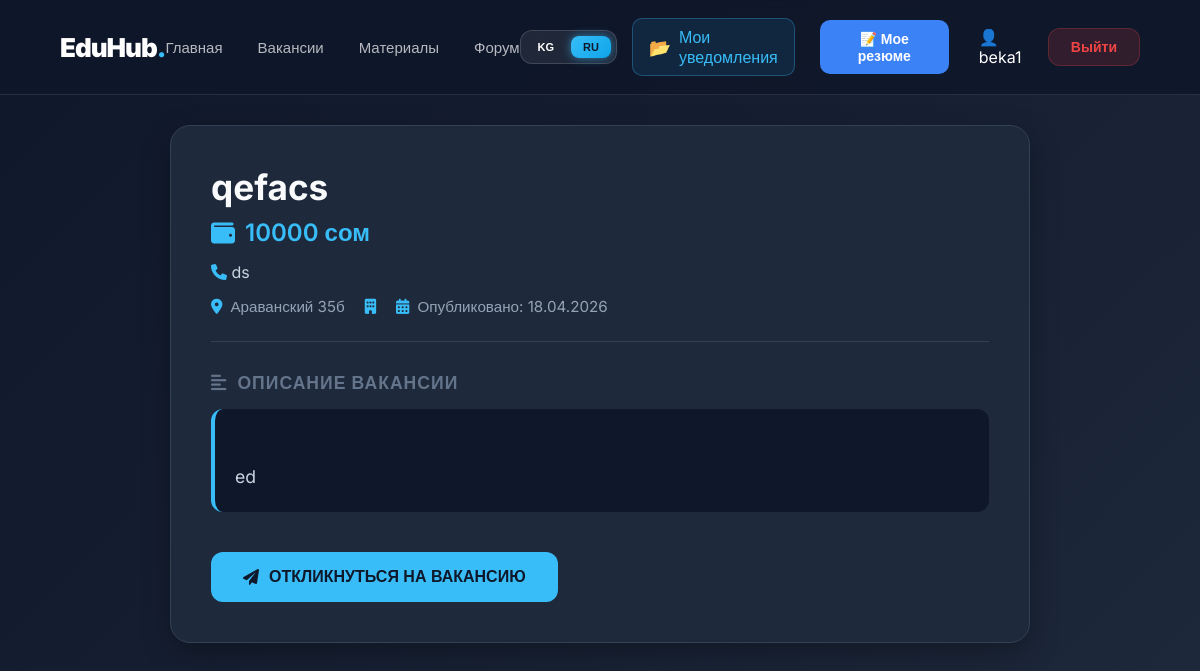
The app's page /ru/forms/vacancy/55/ (signed in) with its own data.
### users/models.py (models this page shows, shortened)
class CustomUser(AbstractUser):
    ROLE_CHOICES = (
        ('student', 'Студент'),
        ('employer', 'Работадатель'),
    )
    role = models.CharField(
        max_length=20,
        choices=ROLE_CHOICES,
        null=True,
        blank=True
    )
    university = models.CharField(max_length=255, blank=True, null=True)
    phone = models.CharField(max_length=20, blank=True, null=True)
    profile_picture = models.ImageField(upload_to='profile_pics/', blank=True, null=True)
    is_verified = models.BooleanField(default=False)
    is_blocked = models.BooleanField(default=False)
    verification_data = models.TextField(blank=True, null=True, verbose_name="Маалыматтар (ИНН/Компания)")

### jobs/models.py (models this page shows, shortened)
class Job(models.Model):
    JOB_TYPE = (
        ('Full-time', 'Полный рабочий день'),
        ('Part-time', 'Пол дня работы'),
        ('Internship', 'Стажировка'),
        ('Remote', 'Работайте удаленно'),
    )
    CATEGORY_CHOICES = [
        ('it', 'IT / Программирование'),
        ('marketing', 'Маркетинг'),
        ('admin', 'Администрация'),
        ('design', 'Дизайн '),
        ('other', 'Другие'),
    ]
    title = models.CharField(max_length=200, verbose_name="Должность")
    phone = models.CharField(validators=[phone_regex], max_length=15)
    company = models.CharField(max_length=100, verbose_name="Компания")
    location = models.CharField(max_length=100, verbose_name="Город/Местоположение")
    description = models.TextField(verbose_name="Информация о вакансии")
    job_type = models.CharField(max_length=20, choices=JOB_TYPE, default='Internship',verbose_name="Категория")
    salary = models.PositiveIntegerField(verbose_name="Зарплата (сом)")
    category = models.CharField(max_length=20, choices=CATEGORY_CHOICES, default='it', verbose_name="Категория")
    is_active = models.BooleanField(default=True)
    posted_by = models.ForeignKey(settings.AUTH_USER_MODEL, on_delete=models.CASCADE)
    created_at = models.DateTimeField(auto_now_add=True)

### forms/views.py (the view)
# urls.py: path('vacancy/<int:id>/', views.vacancy_detail, name='vacancy_detail'),
def vacancy_detail(request, id):
    vacancy = get_object_or_404(Job, id=id)
    user_resumes = []
    if request.user.is_authenticated and request.user.role == 'student':
        user_resumes = Resume.objects.filter(user=request.user)
    return render(request, 'forms/vacancy_detail.html', {
        'vacancy': vacancy,
        'user_resumes': user_resumes,
    })

### templates/forms/vacancy_detail.html (shortened to what this page needs)
{% extends 'base.html' %}
{% load i18n %}
{% block content %}
<link rel="stylesheet" href="https://cdnjs.cloudflare.com/ajax/libs/font-awesome/6.0.0/css/all.min.css">
<div class="vacancy-container">
    <div class="vacancy-card">
        <div class="job-header">
            <h1 class="job-title">{{ vacancy.title }}</h1>
            <div class="job-salary">
                <i class="fas fa-wallet"></i> {{ vacancy.salary }} {% trans "сом" %}
            </div>
            <div style="padding-top: 15px; color: #cbd5e1;">
                <i class="fa-solid fa-phone" style="color:#38bdf8;"></i> {{ vacancy.phone }}
            </div>
            <div class="meta-info">
                <div class="meta-item">
                    <i class="fas fa-map-marker-alt"></i> {{ vacancy.location }}
                </div>
                <div class="meta-item">
                    <i class="fas fa-building"></i> {{ vacancy.employer.username }}
                </div>
                <div class="meta-item">
                    <i class="fas fa-calendar-alt"></i> {% trans "Опубликовано:" %} {{ vacancy.created_at|date:"d.m.Y" }}
                </div>
            </div>
        </div>
        <div class="job-body">
            <div class="section-title">
                <i class="fas fa-align-left"></i> {% trans "Описание вакансии" %}
            </div>
            <div class="job-description">
                {{ vacancy.description }}
            </div>
        </div>
        <div style="margin-top: 40px;">
            {% if user.role == 'student' %}
                <button id="apply-btn" class="btn-main" onclick="checkResumeAndShow()">
                    <i class="fas fa-paper-plane"></i> {% trans "Откликнуться на вакансию" %}
                </button>
            {% endif %}
        </div>
    </div>
</div>
{% endblock %}

### templates/base.html (shortened to what this page needs)
    <!DOCTYPE html>
    <html lang="ru">
    <head>
    </head>
    <body>
    {% load i18n %}
    <nav class="navbar">
        <div style="display: flex; align-items: center; gap: 20px;">
            <a href="/" class="logo">EduHub<span>.</span></a>
        </div>
        <div class="nav-links">
            <a href="{% url 'home' %}">{% trans "Главная" %}</a>
            <a href="{% url 'vacancy_list' %}">{% trans "Вакансии" %}</a>
            <a href="{% url 'material_list' %}">{% trans "Материалы" %}</a>
            <a href="{% url 'question_list' %}">{% trans "Форум" %}</a>
        </div>
       <div class="user-area">
         <div class="language-switcher">
    <form action="{% url 'set_language' %}" method="post" style="display: flex; gap: 5px; margin: 0;">
        {% get_current_language as LANGUAGE_CODE %}
        <button type="submit" name="language" value="ky"
            class="lang-btn {% if LANGUAGE_CODE == 'ky' %}active{% endif %}">
            KG
        </button>
        <button type="submit" name="language" value="ru"
            class="lang-btn {% if LANGUAGE_CODE == 'ru' %}active{% endif %}">
            RU
        </button>
    </form>
</div>
      {% if user.is_authenticated and user.role == 'student' %}
        <li class="nav-item" style="list-style: none;">
            <a class="nav-link custom-app-btn" href="{% url 'student_applications' %}">
                <span class="icon">📂</span>
                <span class="text">{% trans "Мои уведомления" %}</span>
            </a>
        </li>
    {% endif %}
    {% if user.is_authenticated %}
        {% if user.role == 'student' %}
            <a class="btn btn-login" href="{% url 'view_resume' %}">📝 {% trans "Мое резюме" %}</a>
        {% endif %}
          <a href="{% url 'profile' %}" style="text-decoration: none; color: white; margin-left: 15px;">
               👤 {{ user.username }}
            </a>
            <form action="{% url 'logout' %}" method="post" style="display: inline;">
                <button class="btn btn-logout">{% trans "Выйти" %}</button>
            </form>
        {% else %}
            <a class="btn btn-login" href="{% url 'login' %}">{% trans "Вход" %}</a>
            <a class="btn btn-post" href="{% url 'register' %}">{% trans "Регистрация" %}</a>
        {% endif %}
    </div>
    </nav>
        {% get_current_language as LANGUAGE_CODE %}
        {% block content %}
        {% endblock %}
    </body>
    </html>

### templates/forms/vacancy_detail.html (style rules this page uses)
body { background-color: #0f172a; color: #e2e8f0; font-family: 'Inter', sans-serif; }
.vacancy-container { max-width: 900px; margin: 30px auto 50px; padding: 0 20px; }
.vacancy-card { background: #1e293b; border-radius: 20px; border: 1px solid #334155; padding: 40px; box-shadow: 0 10px 30px rgba(0, 0, 0, 0.3); }
.job-header { border-bottom: 1px solid #334155; padding-bottom: 25px; margin-bottom: 30px; }
.job-title { font-size: 2.2rem; font-weight: 700; color: #f8fafc; margin-bottom: 10px; }
.job-salary { font-size: 1.5rem; color: #38bdf8; font-weight: 600; display: flex; align-items: center; gap: 10px; }
.meta-info { display: flex; flex-wrap: wrap; gap: 20px; margin-top: 15px; color: #94a3b8; }
.meta-item { display: flex; align-items: center; gap: 8px; font-size: 0.95rem; }
.meta-item i { color: #38bdf8; }
.section-title { font-size: 1.1rem; text-transform: uppercase; letter-spacing: 1px; color: #64748b; margin-bottom: 15px; font-weight: 700; display: flex; align-items: center; gap: 10px; }
.job-description { line-height: 1.8; color: #cbd5e1; font-size: 1.1rem; white-space: pre-line; background: #0f172a; padding: 20px; border-radius: 12px; border-left: 4px solid #38bdf8; }
.btn-main { background: #38bdf8; color: #0f172a; font-weight: 700; border: none; border-radius: 12px; padding: 16px 32px; font-size: 1rem; cursor: pointer; transition: 0.3s; display: inline-flex; align-items: center; justify-content: center; gap: 10px; text-transform: uppercase; text-decoration: none; }

### records on screen
CustomUser: username "beka1"
Job: title "qefacs", salary "10000", phone "ds", location "Араванский 35б", created_at "18.04.2026", description "ed"
